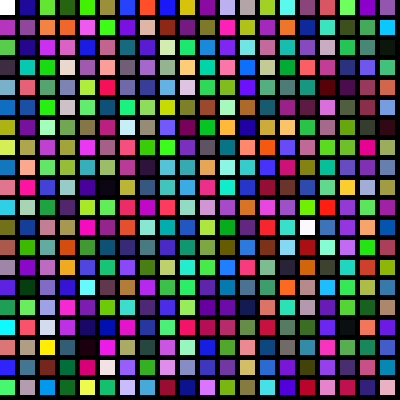
Frame 1 (no input)
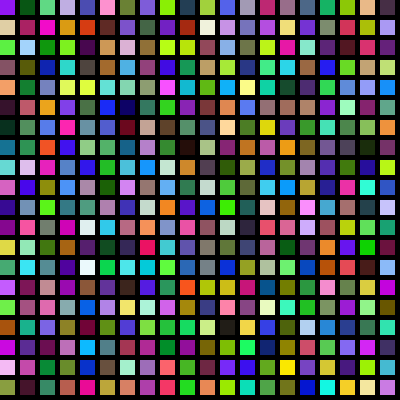
Frame 60 (no input)
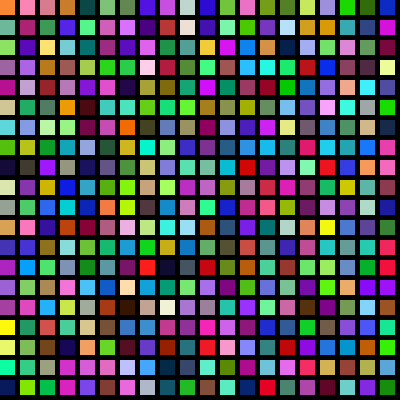
Frame 120 (the mouse pressed at the canvas centre since frame 60)

The p5.js sketch that drew these frames (run headless with seeded random() and noise() and a simulated clock; from frame 60 on, the mouse is pressed at the canvas centre):

// p5.js sketch
// ── sketch.js
function setup() {
  createCanvas(400,400);
  noStroke();
  background('black');
}

function draw() {
  
  for(var x=0; x < 20; x++){
    
    for (var y=0; y<20; y++){
    rect(x*20,y*20,15,15);
    fill(random(255),random(255),random(255));
    }
  }
  
}
